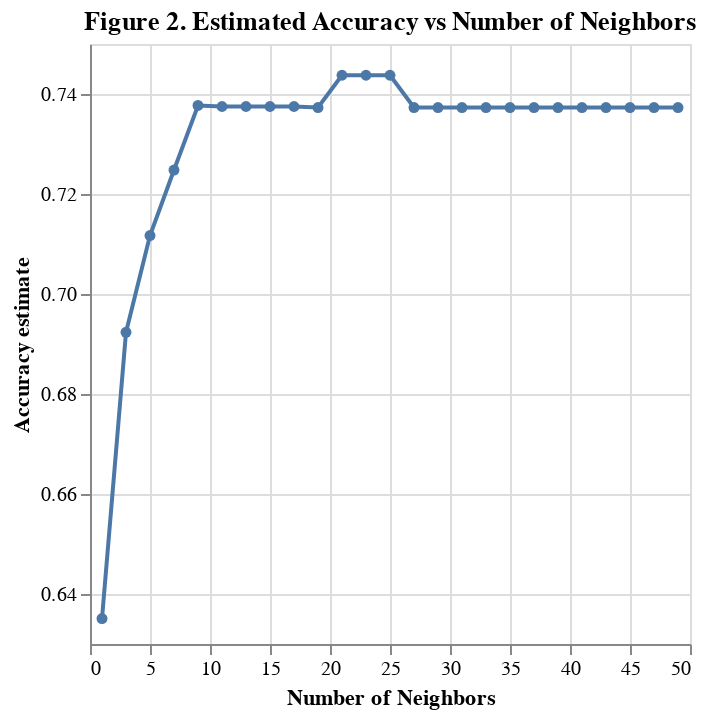

Notebook source saved alongside this figure:
### Code cell
# CV accuracy estimate for K values
accuracy_grid = (
    pd.DataFrame(grid.cv_results_)
    .rename(columns={"param_kneighborsclassifier__n_neighbors": "n_neighbors"})
)

# Plot for accuracy and neighbours
accuracy_plot = alt.Chart(accuracy_grid).mark_line(point=True).encode(
    x=alt.X("n_neighbors").title("Number of Neighbors"),
    y=alt.Y("mean_test_score")
        .scale(zero=False)
        .title("Accuracy estimate")
).properties(
    title="Figure 2. Estimated Accuracy vs Number of Neighbors",
)
accuracy_plot

### Figure 1 — Vega-Lite specification as saved in the notebook (floating-point values rounded to 4 significant figures)
{"config": {"view": {"continuousWidth": 300, "continuousHeight": 300}}, "data": {"name": "data-2fe340a12034f4f289a4cee789b37bd2"}, "mark": {"type": "line", "point": true}, "encoding": {"x": {"field": "n_neighbors", "title": "Number of Neighbors", "type": "quantitative"}, "y": {"field": "mean_test_score", "scale": {"zero": false}, "title": "Accuracy estimate", "type": "quantitative"}}, "title": "Figure 2. Estimated Accuracy vs Number of Neighbors", "$schema": "https://vega.github.io/schema/vega-lite/v5.20.1.json", "datasets": {"data-2fe340a12034f4f289a4cee789b37bd2": [{"mean_fit_time": 0.003845, "std_fit_time": 0.0005248, "mean_score_time": 0.004051, "std_score_time": 0.0003099, "n_neighbors": 1, "params": {"kneighborsclassifier__n_neighbors": 1}, "split0_test_score": 0.5625, "split1_test_score": 0.6129, "split2_test_score": 0.6129, "split3_test_score": 0.7097, "split4_test_score": 0.6774, "mean_test_score": 0.6351, "std_test_score": 0.05217, "rank_test_score": 25}, {"mean_fit_time": 0.003405, "std_fit_time": 8.727e-05, "mean_score_time": 0.005797, "std_score_time": 0.003913, "n_neighbors": 3, "params": {"kneighborsclassifier__n_neighbors": 3}, "split0_test_score": 0.6875, "split1_test_score": 0.7742, "split2_test_score": 0.5806, "split3_test_score": 0.7742, "split4_test_score": 0.6452, "mean_test_score": 0.6923, "std_test_score": 0.075, "rank_test_score": 24}, {"mean_fit_time": 0.003328, "std_fit_time": 4.917e-05, "mean_score_time": 0.0038, "std_score_time": 3.693e-05, "n_neighbors": 5, "params": {"kneighborsclassifier__n_neighbors": 5}, "split0_test_score": 0.6875, "split1_test_score": 0.7742, "split2_test_score": 0.7097, "split3_test_score": 0.7097, "split4_test_score": 0.6774, "mean_test_score": 0.7117, "std_test_score": 0.03369, "rank_test_score": 23}, {"mean_fit_time": 0.003326, "std_fit_time": 4.346e-05, "mean_score_time": 0.004249, "std_score_time": 0.000598, "n_neighbors": 7, "params": {"kneighborsclassifier__n_neighbors": 7}, "split0_test_score": 0.6562, "split1_test_score": 0.7742, "split2_test_score": 0.7419, "split3_test_score": 0.7419, "split4_test_score": 0.7097, "mean_test_score": 0.7248, "std_test_score": 0.03989, "rank_test_score": 22}, {"mean_fit_time": 0.003623, "std_fit_time": 0.0003514, "mean_score_time": 0.005198, "std_score_time": 0.002255, "n_neighbors": 9, "params": {"kneighborsclassifier__n_neighbors": 9}, "split0_test_score": 0.6562, "split1_test_score": 0.7742, "split2_test_score": 0.7419, "split3_test_score": 0.7419, "split4_test_score": 0.7742, "mean_test_score": 0.7377, "std_test_score": 0.04321, "rank_test_score": 4}, {"mean_fit_time": 0.003342, "std_fit_time": 5.506e-05, "mean_score_time": 0.003808, "std_score_time": 4.841e-05, "n_neighbors": 11, "params": {"kneighborsclassifier__n_neighbors": 11}, "split0_test_score": 0.6875, "split1_test_score": 0.7742, "split2_test_score": 0.7419, "split3_test_score": 0.7419, "split4_test_score": 0.7419, "mean_test_score": 0.7375, "std_test_score": 0.02795, "rank_test_score": 5}, {"mean_fit_time": 0.02066, "std_fit_time": 0.03468, "mean_score_time": 0.003932, "std_score_time": 0.0002094, "n_neighbors": 13, "params": {"kneighborsclassifier__n_neighbors": 13}, "split0_test_score": 0.6875, "split1_test_score": 0.7742, "split2_test_score": 0.7419, "split3_test_score": 0.7419, "split4_test_score": 0.7419, "mean_test_score": 0.7375, "std_test_score": 0.02795, "rank_test_score": 5}, {"mean_fit_time": 0.00334, "std_fit_time": 6.731e-05, "mean_score_time": 0.003824, "std_score_time": 2.543e-05, "n_neighbors": 15, "params": {"kneighborsclassifier__n_neighbors": 15}, "split0_test_score": 0.6875, "split1_test_score": 0.7742, "split2_test_score": 0.7419, "split3_test_score": 0.7419, "split4_test_score": 0.7419, "mean_test_score": 0.7375, "std_test_score": 0.02795, "rank_test_score": 5}, {"mean_fit_time": 0.003315, "std_fit_time": 6.257e-05, "mean_score_time": 0.00382, "std_score_time": 3.397e-05, "n_neighbors": 17, "params": {"kneighborsclassifier__n_neighbors": 17}, "split0_test_score": 0.6875, "split1_test_score": 0.7742, "split2_test_score": 0.7419, "split3_test_score": 0.7419, "split4_test_score": 0.7419, "mean_test_score": 0.7375, "std_test_score": 0.02795, "rank_test_score": 5}, {"mean_fit_time": 0.003334, "std_fit_time": 6.005e-05, "mean_score_time": 0.00385, "std_score_time": 6.457e-05, "n_neighbors": 19, "params": {"kneighborsclassifier__n_neighbors": 19}, "split0_test_score": 0.7188, "split1_test_score": 0.7742, "split2_test_score": 0.7097, "split3_test_score": 0.7419, "split4_test_score": 0.7419, "mean_test_score": 0.7373, "std_test_score": 0.02241, "rank_test_score": 9}, {"mean_fit_time": 0.003316, "std_fit_time": 4.991e-05, "mean_score_time": 0.003819, "std_score_time": 1.993e-05, "n_neighbors": 21, "params": {"kneighborsclassifier__n_neighbors": 21}, "split0_test_score": 0.7188, "split1_test_score": 0.7742, "split2_test_score": 0.7419, "split3_test_score": 0.7419, "split4_test_score": 0.7419, "mean_test_score": 0.7438, "std_test_score": 0.01767, "rank_test_score": 1}, {"mean_fit_time": 0.003284, "std_fit_time": 1.41e-05, "mean_score_time": 0.003828, "std_score_time": 7.935e-06, "n_neighbors": 23, "params": {"kneighborsclassifier__n_neighbors": 23}, "split0_test_score": 0.7188, "split1_test_score": 0.7742, "split2_test_score": 0.7419, "split3_test_score": 0.7419, "split4_test_score": 0.7419, "mean_test_score": 0.7438, "std_test_score": 0.01767, "rank_test_score": 1}, {"mean_fit_time": 0.003314, "std_fit_time": 6.439e-05, "mean_score_time": 0.003838, "std_score_time": 3.72e-05, "n_neighbors": 25, "params": {"kneighborsclassifier__n_neighbors": 25}, "split0_test_score": 0.7188, "split1_test_score": 0.7742, "split2_test_score": 0.7419, "split3_test_score": 0.7419, "split4_test_score": 0.7419, "mean_test_score": 0.7438, "std_test_score": 0.01767, "rank_test_score": 1}, {"mean_fit_time": 0.003303, "std_fit_time": 6.557e-05, "mean_score_time": 0.003846, "std_score_time": 1.465e-05, "n_neighbors": 27, "params": {"kneighborsclassifier__n_neighbors": 27}, "split0_test_score": 0.7188, "split1_test_score": 0.7419, "split2_test_score": 0.7419, "split3_test_score": 0.7419, "split4_test_score": 0.7419, "mean_test_score": 0.7373, "std_test_score": 0.009274, "rank_test_score": 9}, {"mean_fit_time": 0.003511, "std_fit_time": 0.0002841, "mean_score_time": 0.004205, "std_score_time": 0.0005998, "n_neighbors": 29, "params": {"kneighborsclassifier__n_neighbors": 29}, "split0_test_score": 0.7188, "split1_test_score": 0.7419, "split2_test_score": 0.7419, "split3_test_score": 0.7419, "split4_test_score": 0.7419, "mean_test_score": 0.7373, "std_test_score": 0.009274, "rank_test_score": 9}, {"mean_fit_time": 0.00332, "std_fit_time": 5.389e-05, "mean_score_time": 0.00385, "std_score_time": 3.154e-05, "n_neighbors": 31, "params": {"kneighborsclassifier__n_neighbors": 31}, "split0_test_score": 0.7188, "split1_test_score": 0.7419, "split2_test_score": 0.7419, "split3_test_score": 0.7419, "split4_test_score": 0.7419, "mean_test_score": 0.7373, "std_test_score": 0.009274, "rank_test_score": 9}, {"mean_fit_time": 0.003327, "std_fit_time": 5.093e-05, "mean_score_time": 0.003823, "std_score_time": 2.343e-05, "n_neighbors": 33, "params": {"kneighborsclassifier__n_neighbors": 33}, "split0_test_score": 0.7188, "split1_test_score": 0.7419, "split2_test_score": 0.7419, "split3_test_score": 0.7419, "split4_test_score": 0.7419, "mean_test_score": 0.7373, "std_test_score": 0.009274, "rank_test_score": 9}, {"mean_fit_time": 0.003271, "std_fit_time": 6.951e-06, "mean_score_time": 0.003832, "std_score_time": 1.603e-05, "n_neighbors": 35, "params": {"kneighborsclassifier__n_neighbors": 35}, "split0_test_score": 0.7188, "split1_test_score": 0.7419, "split2_test_score": 0.7419, "split3_test_score": 0.7419, "split4_test_score": 0.7419, "mean_test_score": 0.7373, "std_test_score": 0.009274, "rank_test_score": 9}, {"mean_fit_time": 0.003302, "std_fit_time": 6.754e-05, "mean_score_time": 0.003822, "std_score_time": 2.115e-05, "n_neighbors": 37, "params": {"kneighborsclassifier__n_neighbors": 37}, "split0_test_score": 0.7188, "split1_test_score": 0.7419, "split2_test_score": 0.7419, "split3_test_score": 0.7419, "split4_test_score": 0.7419, "mean_test_score": 0.7373, "std_test_score": 0.009274, "rank_test_score": 9}, {"mean_fit_time": 0.003291, "std_fit_time": 6.753e-05, "mean_score_time": 0.003884, "std_score_time": 0.0001178, "n_neighbors": 39, "params": {"kneighborsclassifier__n_neighbors": 39}, "split0_test_score": 0.7188, "split1_test_score": 0.7419, "split2_test_score": 0.7419, "split3_test_score": 0.7419, "split4_test_score": 0.7419, "mean_test_score": 0.7373, "std_test_score": 0.009274, "rank_test_score": 9}, {"mean_fit_time": 0.003311, "std_fit_time": 7.138e-05, "mean_score_time": 0.003905, "std_score_time": 0.0001051, "n_neighbors": 41, "params": {"kneighborsclassifier__n_neighbors": 41}, "split0_test_score": 0.7188, "split1_test_score": 0.7419, "split2_test_score": 0.7419, "split3_test_score": 0.7419, "split4_test_score": 0.7419, "mean_test_score": 0.7373, "std_test_score": 0.009274, "rank_test_score": 9}, {"mean_fit_time": 0.003331, "std_fit_time": 7.1e-05, "mean_score_time": 0.003935, "std_score_time": 8.964e-05, "n_neighbors": 43, "params": {"kneighborsclassifier__n_neighbors": 43}, "split0_test_score": 0.7188, "split1_test_score": 0.7419, "split2_test_score": 0.7419, "split3_test_score": 0.7419, "split4_test_score": 0.7419, "mean_test_score": 0.7373, "std_test_score": 0.009274, "rank_test_score": 9}, {"mean_fit_time": 0.003345, "std_fit_time": 0.0001418, "mean_score_time": 0.003849, "std_score_time": 2.265e-05, "n_neighbors": 45, "params": {"kneighborsclassifier__n_neighbors": 45}, "split0_test_score": 0.7188, "split1_test_score": 0.7419, "split2_test_score": 0.7419, "split3_test_score": 0.7419, "split4_test_score": 0.7419, "mean_test_score": 0.7373, "std_test_score": 0.009274, "rank_test_score": 9}, {"mean_fit_time": 0.003262, "std_fit_time": 6.274e-06, "mean_score_time": 0.003908, "std_score_time": 8.298e-05, "n_neighbors": 47, "params": {"kneighborsclassifier__n_neighbors": 47}, "split0_test_score": 0.7188, "split1_test_score": 0.7419, "split2_test_score": 0.7419, "split3_test_score": 0.7419, "split4_test_score": 0.7419, "mean_test_score": 0.7373, "std_test_score": 0.009274, "rank_test_score": 9}, {"mean_fit_time": 0.003285, "std_fit_time": 5.396e-05, "mean_score_time": 0.003844, "std_score_time": 2.54e-05, "n_neighbors": 49, "params": {"kneighborsclassifier__n_neighbors": 49}, "split0_test_score": 0.7188, "split1_test_score": 0.7419, "split2_test_score": 0.7419, "split3_test_score": 0.7419, "split4_test_score": 0.7419, "mean_test_score": 0.7373, "std_test_score": 0.009274, "rank_test_score": 9}]}}
